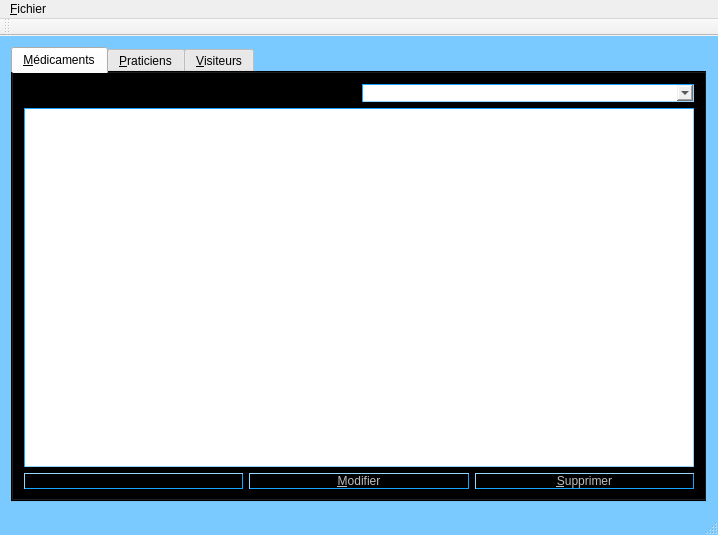
<?xml version="1.0" encoding="UTF-8"?>
<ui version="4.0">
 <class>MainWindow</class>
 <widget class="QMainWindow" name="MainWindow">
  <property name="geometry">
   <rect>
    <x>0</x>
    <y>0</y>
    <width>718</width>
    <height>535</height>
   </rect>
  </property>
  <property name="windowTitle">
   <string>Galaxy-Swiss Bourdin</string>
  </property>
  <property name="windowIcon">
   <iconset resource="mesImages.qrc">
    <normaloff>:/images/leLogo</normaloff>:/images/leLogo</iconset>
  </property>
  <property name="styleSheet">
   <string notr="true">QMainWindow{
background-color:rgb(123, 202, 255)
}

QTabWidget{
background:transparent;
}</string>
  </property>
  <property name="toolButtonStyle">
   <enum>Qt::ToolButtonTextBesideIcon</enum>
  </property>
  <widget class="QWidget" name="centralWidget">
   <layout class="QGridLayout" name="gridLayout_2">
    <item row="0" column="0">
     <layout class="QGridLayout" name="gridLayout">
      <item row="0" column="0">
       <widget class="QTabWidget" name="tabWidget">
        <property name="autoFillBackground">
         <bool>false</bool>
        </property>
        <property name="styleSheet">
         <string notr="true">
</string>
        </property>
        <property name="currentIndex">
         <number>0</number>
        </property>
        <widget class="QWidget" name="tab">
         <attribute name="icon">
          <iconset resource="mesImages.qrc">
           <normaloff>:/images/icone.jpg</normaloff>:/images/icone.jpg</iconset>
         </attribute>
         <attribute name="title">
          <string>&amp;Médicaments</string>
         </attribute>
         <layout class="QGridLayout" name="gridLayout_3">
          <item row="0" column="0">
           <layout class="QVBoxLayout" name="verticalLayout">
            <item>
             <layout class="QHBoxLayout" name="horizontalLayout">
              <item>
               <widget class="QLabel" name="label_2">
                <property name="text">
                 <string>Famille :</string>
                </property>
               </widget>
              </item>
              <item>
               <widget class="QComboBox" name="comboBoxFamilleMain">
                <property name="styleSheet">
                 <string notr="true">border-width:1px;
border-color: rgb(21, 165, 255);
border-style:inset;</string>
                </property>
               </widget>
              </item>
             </layout>
            </item>
           </layout>
          </item>
          <item row="1" column="0">
           <widget class="QListWidget" name="listWidgetMedicament">
            <property name="enabled">
             <bool>true</bool>
            </property>
            <property name="palette">
             <palette>
              <active/>
              <inactive/>
              <disabled/>
             </palette>
            </property>
            <property name="styleSheet">
             <string notr="true">border-width:1px;
border-color: rgb(21, 165, 255);
border-style:inset;</string>
            </property>
           </widget>
          </item>
          <item row="2" column="0">
           <layout class="QHBoxLayout" name="horizontalLayout_2">
            <item>
             <widget class="QPushButton" name="pushButtonAjoutMedicament">
              <property name="styleSheet">
               <string notr="true">border-width:1px;
border-color: rgb(21, 165, 255);
border-style:outset;</string>
              </property>
              <property name="text">
               <string>&amp;Ajouter</string>
              </property>
             </widget>
            </item>
            <item>
             <widget class="QPushButton" name="pushButtonModifMedicament">
              <property name="enabled">
               <bool>false</bool>
              </property>
              <property name="styleSheet">
               <string notr="true">border-width:1px;
border-color: rgb(21, 165, 255);
border-style:outset;</string>
              </property>
              <property name="text">
               <string>&amp;Modifier</string>
              </property>
             </widget>
            </item>
            <item>
             <widget class="QPushButton" name="pushButtonSuppMedicament">
              <property name="enabled">
               <bool>false</bool>
              </property>
              <property name="styleSheet">
               <string notr="true">border-width:1px;
border-color: rgb(21, 165, 255);
border-style:outset;</string>
              </property>
              <property name="text">
               <string>&amp;Supprimer</string>
              </property>
             </widget>
            </item>
           </layout>
          </item>
         </layout>
        </widget>
        <widget class="QWidget" name="tab_2">
         <attribute name="icon">
          <iconset resource="mesImages.qrc">
           <normaloff>:/images/icone2.png</normaloff>:/images/icone2.png</iconset>
         </attribute>
         <attribute name="title">
          <string>&amp;Praticiens</string>
         </attribute>
         <layout class="QGridLayout" name="gridLayout_4">
          <item row="0" column="0">
           <layout class="QHBoxLayout" name="horizontalLayout_8">
            <item>
             <layout class="QHBoxLayout" name="horizontalLayout_4">
              <item>
               <widget class="QLabel" name="label_4">
                <property name="text">
                 <string>Ville :</string>
                </property>
               </widget>
              </item>
              <item>
               <widget class="QComboBox" name="comboBoxVille">
                <property name="styleSheet">
                 <string notr="true">border-width:1px;
border-color: rgb(21, 165, 255);
border-style:inset;</string>
                </property>
               </widget>
              </item>
             </layout>
            </item>
            <item>
             <layout class="QHBoxLayout" name="horizontalLayout_7">
              <item>
               <widget class="QLabel" name="label">
                <property name="text">
                 <string>Type de praticien :</string>
                </property>
               </widget>
              </item>
              <item>
               <widget class="QComboBox" name="comboBoxType">
                <property name="styleSheet">
                 <string notr="true">border-width:1px;
border-color: rgb(21, 165, 255);
border-style:inset;</string>
                </property>
               </widget>
              </item>
             </layout>
            </item>
           </layout>
          </item>
          <item row="1" column="0">
           <widget class="QListWidget" name="listWidgetPraticien">
            <property name="styleSheet">
             <string notr="true">border-width:1px;
border-color: rgb(21, 165, 255);
border-style:inset;</string>
            </property>
           </widget>
          </item>
          <item row="2" column="0">
           <layout class="QHBoxLayout" name="horizontalLayout_3">
            <item>
             <widget class="QPushButton" name="pushButtonAjoutPraticien">
              <property name="styleSheet">
               <string notr="true">border-width:1px;
border-color: rgb(21, 165, 255);
border-style:outset;</string>
              </property>
              <property name="text">
               <string>&amp;Ajouter</string>
              </property>
             </widget>
            </item>
            <item>
             <widget class="QPushButton" name="pushButtonModifPraticien">
              <property name="enabled">
               <bool>false</bool>
              </property>
              <property name="styleSheet">
               <string notr="true">border-width:1px;
border-color: rgb(21, 165, 255);
border-style:outset;</string>
              </property>
              <property name="text">
               <string>&amp;Modifier</string>
              </property>
             </widget>
            </item>
            <item>
             <widget class="QPushButton" name="pushButtonSuppPraticien">
              <property name="enabled">
               <bool>false</bool>
              </property>
              <property name="styleSheet">
               <string notr="true">border-width:1px;
border-color: rgb(21, 165, 255);
border-style:outset;</string>
              </property>
              <property name="text">
               <string>&amp;Supprimer</string>
              </property>
             </widget>
            </item>
           </layout>
          </item>
         </layout>
        </widget>
        <widget class="QWidget" name="tab_3">
         <attribute name="icon">
          <iconset resource="mesImages.qrc">
           <normaloff>:/images/icone3.jpg</normaloff>:/images/icone3.jpg</iconset>
         </attribute>
         <attribute name="title">
          <string>&amp;Visiteurs</string>
         </attribute>
         <layout class="QGridLayout" name="gridLayout_5">
          <item row="0" column="0">
           <layout class="QHBoxLayout" name="horizontalLayout_5">
            <item>
             <widget class="QLabel" name="label_3">
              <property name="text">
               <string>Ville :</string>
              </property>
             </widget>
            </item>
            <item>
             <widget class="QComboBox" name="comboBoxVille2">
              <property name="styleSheet">
               <string notr="true">border-width:1px;
border-color: rgb(21, 165, 255);
border-style:inset;</string>
              </property>
             </widget>
            </item>
           </layout>
          </item>
          <item row="1" column="0">
           <widget class="QListWidget" name="listWidgetVisiteur">
            <property name="styleSheet">
             <string notr="true">border-width:1px;
border-color: rgb(21, 165, 255);
border-style:inset;</string>
            </property>
           </widget>
          </item>
          <item row="2" column="0">
           <layout class="QHBoxLayout" name="horizontalLayout_6">
            <item>
             <widget class="QPushButton" name="pushButtonAjoutVisiteur">
              <property name="styleSheet">
               <string notr="true">border-width:1px;
border-color: rgb(21, 165, 255);
border-style:outset;</string>
              </property>
              <property name="text">
               <string>&amp;Ajouter</string>
              </property>
             </widget>
            </item>
            <item>
             <widget class="QPushButton" name="pushButtonModifVisiteur">
              <property name="styleSheet">
               <string notr="true">border-width:1px;
border-color: rgb(21, 165, 255);
border-style:outset;</string>
              </property>
              <property name="text">
               <string>&amp;Modifier</string>
              </property>
             </widget>
            </item>
            <item>
             <widget class="QPushButton" name="pushButtonSuppVisiteur">
              <property name="styleSheet">
               <string notr="true">border-width:1px;
border-color: rgb(21, 165, 255);
border-style:outset;</string>
              </property>
              <property name="text">
               <string>&amp;Supprimer</string>
              </property>
             </widget>
            </item>
           </layout>
          </item>
         </layout>
        </widget>
       </widget>
      </item>
     </layout>
    </item>
   </layout>
  </widget>
  <widget class="QMenuBar" name="menuBar">
   <property name="geometry">
    <rect>
     <x>0</x>
     <y>0</y>
     <width>718</width>
     <height>19</height>
    </rect>
   </property>
   <widget class="QMenu" name="menu_Fichier">
    <property name="title">
     <string>&amp;Fichier</string>
    </property>
    <addaction name="action_Changer_d_utilisateur"/>
    <addaction name="action_Quitter"/>
   </widget>
   <addaction name="menu_Fichier"/>
  </widget>
  <widget class="QToolBar" name="mainToolBar">
   <attribute name="toolBarArea">
    <enum>TopToolBarArea</enum>
   </attribute>
   <attribute name="toolBarBreak">
    <bool>false</bool>
   </attribute>
  </widget>
  <widget class="QStatusBar" name="statusBar"/>
  <action name="action_Quitter">
   <property name="text">
    <string>&amp;Quitter</string>
   </property>
  </action>
  <action name="action_Changer_d_utilisateur">
   <property name="text">
    <string>&amp;Changer d'utilisateur...</string>
   </property>
  </action>
 </widget>
 <layoutdefault spacing="6" margin="11"/>
 <resources>
  <include location="mesImages.qrc"/>
 </resources>
 <connections/>
</ui>
